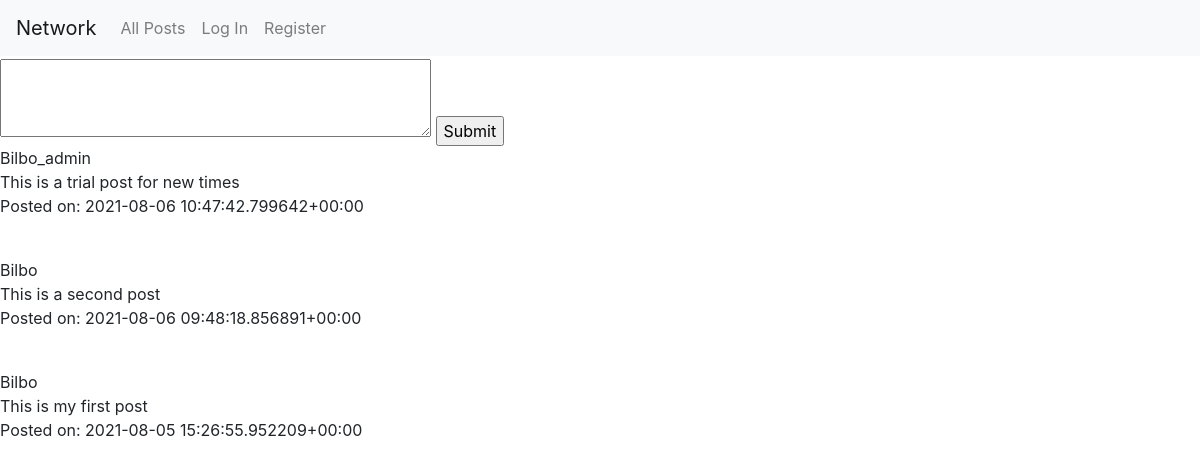
Before: / with the older database file.
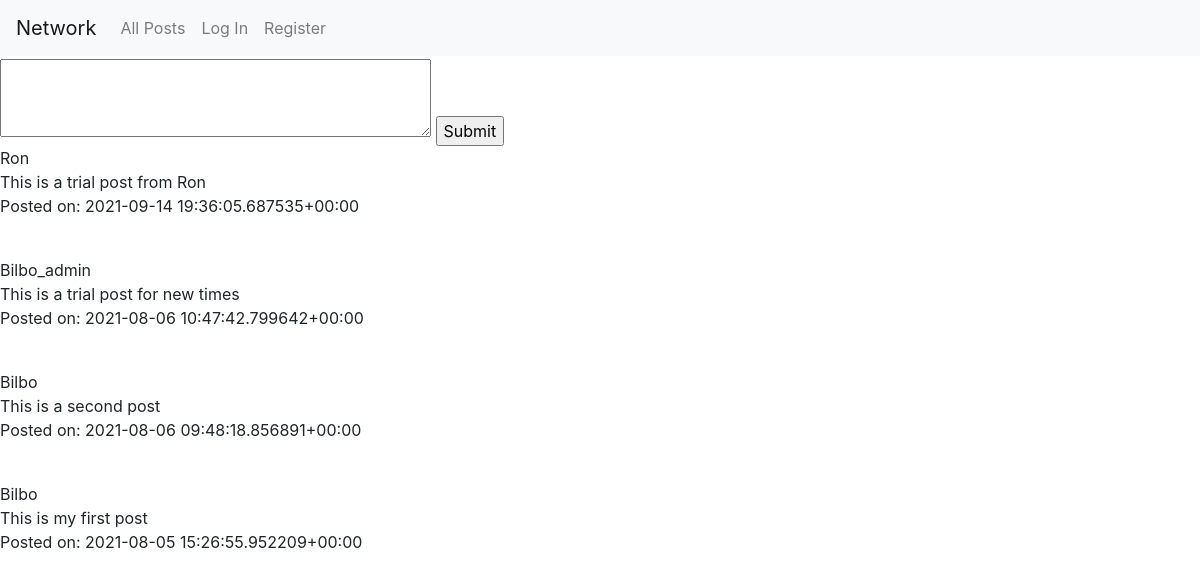
After: the same page with the newer database file.
### network/models.py (models this page shows)
class Post(models.Model):
    post_creator = models.ForeignKey(User, on_delete = models.CASCADE)
    time_created = models.DateTimeField(auto_now_add=True)
    content = models.TextField(blank=True, null=True)
    def __str__(self):
        newline = '\n'
        return f"{self.post_creator}{newline}{self.content} {newline} Posted on: {self.time_created}"

class User(AbstractUser):
    following = models.ManyToManyField("User", related_name="users_followed", blank = True)
    followers = models.ManyToManyField("User", related_name="users_follow", blank = True)

### network/views.py (the view)
# urls.py: path("", views.index, name="index"),
def index(request):
    form = NewPostForm(request.POST)
    Posts = Post.objects.all()
    Posts = Posts.order_by("-time_created").all()
    return render(request, "network/index.html", {
        "form": form,
        "Posts": Posts
    })

### network/forms.py
class NewPostForm(forms.Form):
    Post_content = forms.CharField(widget= forms.Textarea(attrs={'rows':3,'cols': 40}), max_length= 200,label="Post Content")

### network/templates/network/index.html (shortened to what this page needs)
{% extends "network/layout.html" %}
{% block body %}
    <div class="body">
        <form action="{% url 'create_post'%}" method="post">
            {{ form.Post_content }}
            <input class="submit-btn" type="submit" value="Submit" style="left: 445px; margin-top: 60px;"/>
        </form>
    </div>
    {% for Post in Posts %}
        {{Post|linebreaks}}
        <br>
    {% endfor %}
{% endblock %}

### network/templates/network/layout.html (shortened to what this page needs)
{% load static %}
<!DOCTYPE html>
<html lang="en">
    <head>
        <link rel="stylesheet" href="https://stackpath.bootstrapcdn.com/bootstrap/4.4.1/css/bootstrap.min.css">
        <link href="{% static 'network/styles.css' %}" rel="stylesheet">
    </head>
    <body>
        <nav class="navbar navbar-expand-lg navbar-light bg-light">
            <a class="navbar-brand" href="#">Network</a>
            <div>
              <ul class="navbar-nav mr-auto">
                <li class="nav-item">
                  <a class="nav-link" href="{% url 'index' %}">All Posts</a>
                </li>
                {% if user.is_authenticated %}
                    <li class="nav-item">
                        <a class="nav-link" href="{% url 'following_posts' %}">Following</a>
                    </li>
                    <li class="nav-item">
                        <a class="nav-link" href="{% url 'logout' %}">Log Out</a>
                    </li>
                {% else %}
                    <li class="nav-item">
                        <a class="nav-link" href="{% url 'login' %}">Log In</a>
                    </li>
                    <li class="nav-item">
                        <a class="nav-link" href="{% url 'register' %}">Register</a>
                    </li>
                {% endif %}
              </ul>
            </div>
          </nav>
        <div class="body">
            {% block body %}
            {% endblock %}
        </div>
    </body>
</html>

Changed rows visible on the page:
added Post: post_creator+content+time_created "Ron This is a trial post from Ron Posted on: 2021-09-14 19:36:05.687535+00:00"
